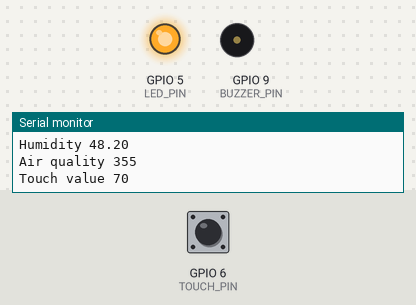
A sketch run on a simulated ESP32-S3. On the bench: output pins drawn as LEDs (lit = HIGH), buzzer (waves = sounding, pin HIGH), the last lines printed to the serial monitor. The inputs (shaded band) are chosen by the test bench; at power-on: GPIO 6 (TOUCH_PIN) HIGH.

Above: at 0.1 s.
At 100.19 s:
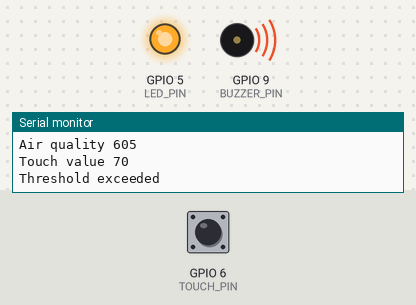
Timing chart, 0 to 101.8 s (numbered marks = the images above):
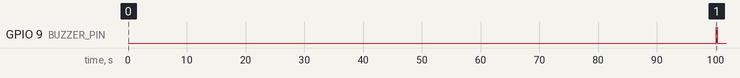

Measured:
- by itself, GPIO 9 (BUZZER_PIN): LOW → HIGH at 100 s, → LOW 0.15 s later

The sketch:

SenseBox_Mini_v0.3_BETA.ino
```cpp
// SenseBox Mini
// ESP32 firmware with WiFi Access Point and test web page

#include <WiFi.h>
#include <WebServer.h>
#include <Wire.h>

// Pin definitions
#define LED_PIN        5
#define TOUCH_PIN      6
#define I2C_SCL        7
#define I2C_SDA        8
#define BUZZER_PIN     9

// Mock sensor values
float temperature = 22.5;
float humidity = 48.0;
int airQuality = 350;

// Threshold values
float tempThreshold = 28.0;
float humidityThreshold = 70.0;
int airThreshold = 600;

// Alert state
bool alertTriggered = false;

// Touch sensor
int touchValue = 0;
int touchThreshold = 30;

// WiFi Access Point credentials
const char* ssid = "SenseBox-Mini";
const char* password = "sensebox";

// Web server
WebServer server(80);

// Simple test page
const char PAGE[] PROGMEM = R"rawliteral(
<!DOCTYPE html>
<html>
<head>
  <meta charset="UTF-8">
  <title>SenseBox Mini</title>
</head>
<body style="font-family: Arial; text-align: center;">
  <h1>SenseBox Mini</h1>
  <h2>Dashboard</h2>
  <p>Test web interface</p>
</body>
</html>
)rawliteral";

// Buzzer function
void beepOnce() {
  digitalWrite(BUZZER_PIN, HIGH);
  delay(150);
  digitalWrite(BUZZER_PIN, LOW);
}

// Setup
void setup() {
  Serial.begin(115200);

  pinMode(LED_PIN, OUTPUT);
  pinMode(BUZZER_PIN, OUTPUT);

  digitalWrite(LED_PIN, HIGH);

  Wire.begin(I2C_SDA, I2C_SCL);

  Serial.println("SenseBox Mini starting");

  // Start WiFi Access Point
  WiFi.mode(WIFI_AP);
  WiFi.softAP(ssid, password);

  IPAddress IP = WiFi.softAPIP();
  Serial.print("WiFi AP started, IP: ");
  Serial.println(IP);

  // Web server route
  server.on("/", []() {
    server.send(200, "text/html", PAGE);
  });

  server.begin();
  Serial.println("Web server started");
}

// Main loop
void loop() {

  server.handleClient();

  temperature += 0.1;
  humidity += 0.2;
  airQuality += 5;

  Serial.println("Sensor readings");
  Serial.print("Temperature "); Serial.println(temperature);
  Serial.print("Humidity "); Serial.println(humidity);
  Serial.print("Air quality "); Serial.println(airQuality);

  touchValue = touchRead(TOUCH_PIN);
  Serial.print("Touch value "); Serial.println(touchValue);

  if (!alertTriggered &&
      (temperature > tempThreshold ||
       humidity > humidityThreshold ||
       airQuality > airThreshold)) {

    Serial.println("Threshold exceeded");
    beepOnce();
    alertTriggered = true;
  }

  if (temperature < tempThreshold &&
      humidity < humidityThreshold &&
      airQuality < airThreshold) {

    alertTriggered = false;
  }

  Serial.println();
  delay(2000);
}
```
